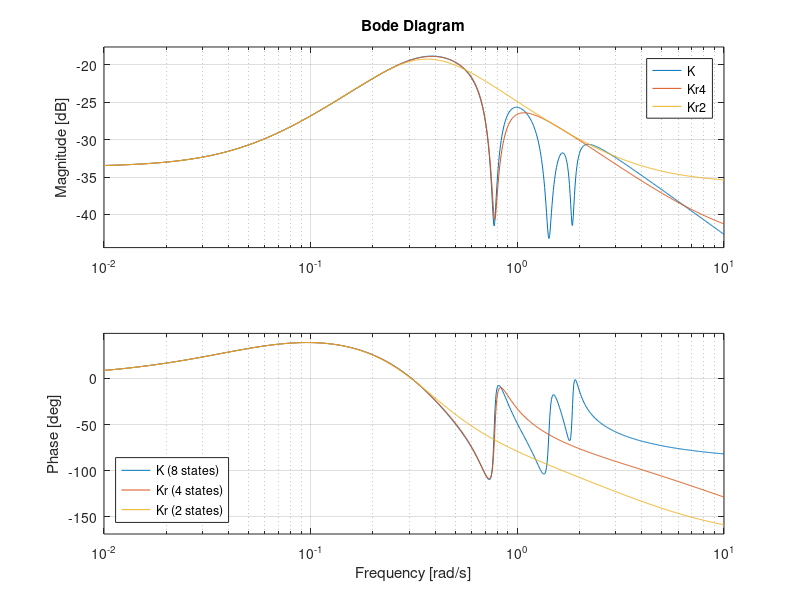
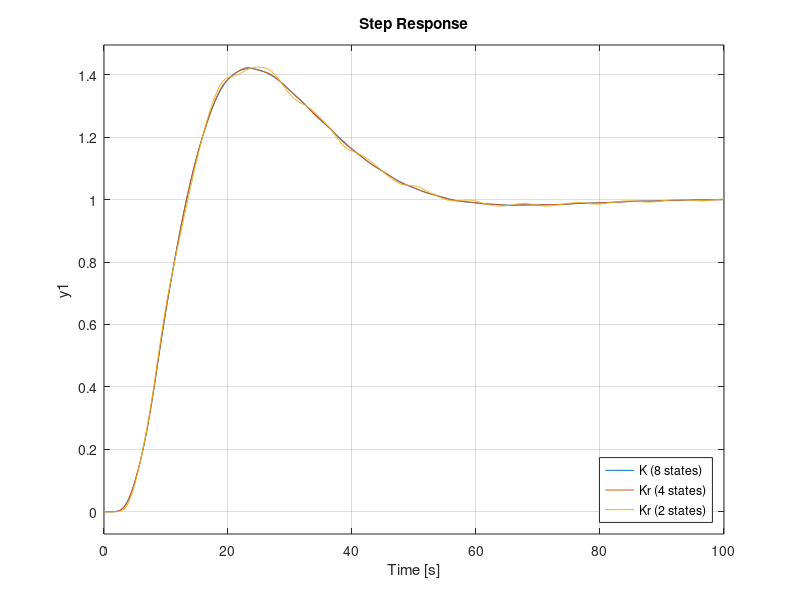

Write the MATLAB code that produced these figures, in order.
## -*- texinfo -*-
## @deftypefn  {Function File} {} Madievski {@ }
## Demonstration of frequency-weighted controller reduction.
##
## The system considered in this example has been studied by Madievski and
## Anderson [1] and comprises four spinning disks.  The disks are connected by a
## flexible rod, a motor applies torque to the third disk, and the angular
## displacement of the first disk is the variable of interest. The state-space
## model of eighth order is non-minimumphase and unstable.
## The continuous-time LQG controller used in [1] is open-loop stable and of
## eighth order like the plant.  This eighth-order controller shall be reduced by
## frequency-weighted singular perturbation approximation (SPA).
## The major aim of this reduction is the preservation of the closed-loop
## transfer function.  This means that the error in approximation of the
## controller @var{K} by the reduced-order controller @var{Kr} is minimized by
## @tex
## $$ \min_{K_r} \ || W \ (K - K_r) \ V ||_{\infty} $$
## @end tex
## @ifnottex
## @example
## min ||W (K-Kr) V||
##  Kr               inf
## @end example
## @end ifnottex
## where weights @var{W} and @var{V} are dictated by the requirement to preserve
## (as far as possible) the closed-loop transfer function.  In minimizing the
## error, they cause the approximation process for @var{K} to be more accurate at
## certain frequencies.  Suggested by [1] is the use of the following stability
## and performance enforcing weights:
## @tex
## $$ W = (I - G K)^{-1} G,  \qquad V = (I - G K)^{-1} $$
## @end tex
## @ifnottex
## @example
##              -1                      -1
## W = (I - G K)   G,      V = (I - G K)
## @end example
## @end ifnottex
## This example script reduces the eighth-order controller to orders four and two
## by the function call
## @code{Kr = spaconred (G, K, nr, 'feedback', '-')}
## where argument @var{nr} denotes the desired order (4 or 2).  The key-value
## pair @code{'feedback', '-'} allows the reduction of negative feedback
## controllers while the default setting expects positive feedback controllers.
## The frequency responses of the original and reduced-order controllers are
## depicted in figure 1, the step responses of the closed loop in figure 2.
## There is no visible difference between the step responses of the closed-loop
## systems with original (blue) and fourth order (green) controllers.
## The second order controller (red) causes ripples in the step response, but
## otherwise the behavior of the system is unaltered.  This leads to the
## conclusion that function @command{spaconred} is well suited to reduce the
## order of controllers considerably, while stability and performance are
## retained.
##
## @*@strong{Reference}@*
## @enumerate
## @item
## Madievski, A.G. and Anderson, B.D.O.
## @cite{Sampled-Data Controller Reduction Procedure},
## IEEE Transactions of Automatic Control,
## Vol. 40, No. 11, November 1995
## @end enumerate
##
## @end deftypefn

% ===============================================================================
% Frequency Weighted Controller Reduction       Lukas Reichlin      December 2011
% ===============================================================================

function Madievski ()

% Tabula Rasa
clear all, close all, clc

% Plant
Ap1 = [  0.0         1.0
         0.0         0.0     ];

Ap2 = [ -0.015       0.765
        -0.765      -0.015   ];

Ap3 = [ -0.028       1.410
        -1.410      -0.028   ];

Ap4 = [ -0.04        1.85
        -1.85       -0.04    ];

Ap = blkdiag (Ap1, Ap2, Ap3, Ap4);

Bp = [   0.026
        -0.251
         0.033
        -0.886
        -4.017
         0.145
         3.604
         0.280   ];

Cp = [  -0.996      -0.105       0.261       0.009      -0.001      -0.043       0.002      -0.026   ];

Dp = [   0.0     ];

P = ss (Ap, Bp, Cp, Dp);

% Controller
Ac = [  -0.4077      0.9741      0.1073      0.0131      0.0023     -0.0186     -0.0003     -0.0098
        -0.0977     -0.1750      0.0215     -0.0896     -0.0260      0.0057      0.0109     -0.0105
         0.0011      0.0218     -0.0148      0.7769      0.0034     -0.0013     -0.0014      0.0011
        -0.0361     -0.5853     -0.7701     -0.3341     -0.0915      0.0334      0.0378     -0.0290
        -0.1716     -2.6546     -0.0210     -1.4467     -0.4428      1.5611      0.1715     -0.1318
        -0.0020      0.0950      0.0029      0.0523     -1.3950     -0.0338     -0.0062      0.0045
         0.1607      2.3824      0.0170      1.2979      0.3721     -0.1353     -0.1938      1.9685
        -0.0006      0.1837      0.0048      0.1010      0.0289     -0.0111     -1.8619     -0.0311  ];

Bc = [  -0.4105
        -0.0868
        -0.0004
         0.0036
         0.0081
        -0.0085
        -0.0004
        -0.0132  ];

Cc = [  -0.0447     -0.6611     -0.0047     -0.3601     -0.1033      0.0375      0.0427     -0.0329  ];

Dc = [   0.0     ];

K = ss (Ac, Bc, Cc, Dc);

% Controller Reduction
Kr4 = spaconred (P, K, 4, 'feedback', '-')
Kr2 = spaconred (P, K, 2, 'feedback', '-')

% Open Loop
L = P * K;
Lr4 = P * Kr4;
Lr2 = P * Kr2;

% Closed Loop
T = feedback (L);
Tr4 = feedback (Lr4);
Tr2 = feedback (Lr2);

% Frequency Range
w = {1e-2, 1e1};

% Bode Plot of Controller
figure (1)
bode (K, Kr4, Kr2, w)
legend ('K (8 states)', 'Kr (4 states)', 'Kr (2 states)', 'Location', 'SouthWest')

% Step Response of Closed Loop
figure (2)
step (T, Tr4, Tr2, 100)
legend ('K (8 states)', 'Kr (4 states)', 'Kr (2 states)', 'Location', 'SouthEast')

endfunction
